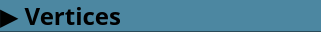
    <widget class="QGroupBox" name="groupBox_vertices">
     <property name="geometry">
      <rect>
       <x>0</x>
       <y>197</y>
       <width>321</width>
       <height>32</height>
      </rect>
     </property>
     <property name="styleSheet">
      <string notr="true">background: qlineargradient(x1:0, y1:0, x2:0, y2:1, stop:0 #2a4b59, stop:0.1 #2a4b59, stop:1 #2a4b59);
border-radius: 0px;</string>
     </property>
     <property name="title">
      <string/>
     </property>
     <widget class="QRadioButton" name="radioButton_no">
      <property name="geometry">
       <rect>
        <x>27</x>
        <y>32</y>
        <width>61</width>
        <height>31</height>
       </rect>
      </property>
      <property name="font">
       <font>
        <family>AppleGothic</family>
        <pointsize>16</pointsize>
       </font>
      </property>
      <property name="focusPolicy">
       <enum>Qt::TabFocus</enum>
      </property>
      <property name="styleSheet">
       <string notr="true">border: 0px;</string>
      </property>
      <property name="text">
       <string>No</string>
      </property>
      <property name="checked">
       <bool>true</bool>
      </property>
     </widget>
     <widget class="QRadioButton" name="radioButton_circle">
      <property name="geometry">
       <rect>
        <x>117</x>
        <y>33</y>
        <width>71</width>
        <height>31</height>
       </rect>
      </property>
      <property name="font">
       <font>
        <family>AppleGothic</family>
        <pointsize>16</pointsize>
       </font>
      </property>
      <property name="styleSheet">
       <string notr="true">border: 0px;</string>
      </property>
      <property name="text">
       <string>Circle</string>
      </property>
     </widget>
     <widget class="QRadioButton" name="radioButton_square">
      <property name="geometry">
       <rect>
        <x>217</x>
        <y>33</y>
        <width>81</width>
        <height>31</height>
       </rect>
      </property>
      <property name="font">
       <font>
        <family>AppleGothic</family>
        <pointsize>16</pointsize>
       </font>
      </property>
      <property name="styleSheet">
       <string notr="true">border: 0px;</string>
      </property>
      <property name="text">
       <string>Square</string>
      </property>
     </widget>
     <widget class="QPushButton" name="pushButton_vertices">
      <property name="geometry">
       <rect>
        <x>0</x>
        <y>0</y>
        <width>321</width>
        <height>31</height>
       </rect>
      </property>
      <property name="font">
       <font>
        <family>AppleGothic</family>
        <pointsize>18</pointsize>
        <bold>true</bold>
       </font>
      </property>
      <property name="layoutDirection">
       <enum>Qt::LeftToRight</enum>
      </property>
      <property name="styleSheet">
       <string notr="true">QPushButton {
background-color: #4c87a1;
text-align: left;
}
QPushButton::hover {
background-color:  #2a4b59;
}</string>
      </property>
      <property name="text">
       <string>▶ Vertices</string>
      </property>
      <property name="default">
       <bool>false</bool>
      </property>
     </widget>
     <widget class="QSlider" name="ver_slider">
      <property name="geometry">
       <rect>
        <x>40</x>
        <y>70</y>
        <width>211</width>
        <height>25</height>
       </rect>
      </property>
      <property name="styleSheet">
       <string notr="true">border: 0px;</string>
      </property>
      <property name="maximum">
       <number>30</number>
      </property>
      <property name="orientation">
       <enum>Qt::Horizontal</enum>
      </property>
     </widget>
     <widget class="QLabel" name="label_9">
      <property name="geometry">
       <rect>
        <x>1</x>
        <y>65</y>
        <width>41</width>
        <height>30</height>
       </rect>
      </property>
      <property name="font">
       <font>
        <pointsize>16</pointsize>
       </font>
      </property>
      <property name="styleSheet">
       <string notr="true">border: 0px;</string>
      </property>
      <property name="text">
       <string>Size</string>
      </property>
     </widget>
     <widget class="QDoubleSpinBox" name="ver_spin">
      <property name="geometry">
       <rect>
        <x>259</x>
        <y>70</y>
        <width>61</width>
        <height>22</height>
       </rect>
      </property>
      <property name="styleSheet">
       <string notr="true">QDoubleSpinBox {
border: 1px solid black;
    border-radius: 5px;
    background: #757476;
    color: black;
}

QDoubleSpinBox::up-button, QDoubleSpinBox::down-button {
    background: qlineargradient(x1: 0, y1: 0, x2: 0, y2: 1, stop: 0 #757476, stop: 1 #5E5E5F);
    border: 1px solid black;
    border-radius: 5px;
    width: 12px;
}

QDoubleSpinBox::up-button {
    subcontrol-origin: border;
    subcontrol-position: top right;
}

QDoubleSpinBox::down-button {
    subcontrol-origin: border;
    subcontrol-position: bottom right;
}
QDoubleSpinBox::up-button:pressed, QDoubleSpinBox::down-button:pressed {
    background: #5E5E5F;
    border: 1px solid black;
}</string>
      </property>
      <property name="maximum">
       <double>30.000000000000000</double>
      </property>
     </widget>
    </widget>
